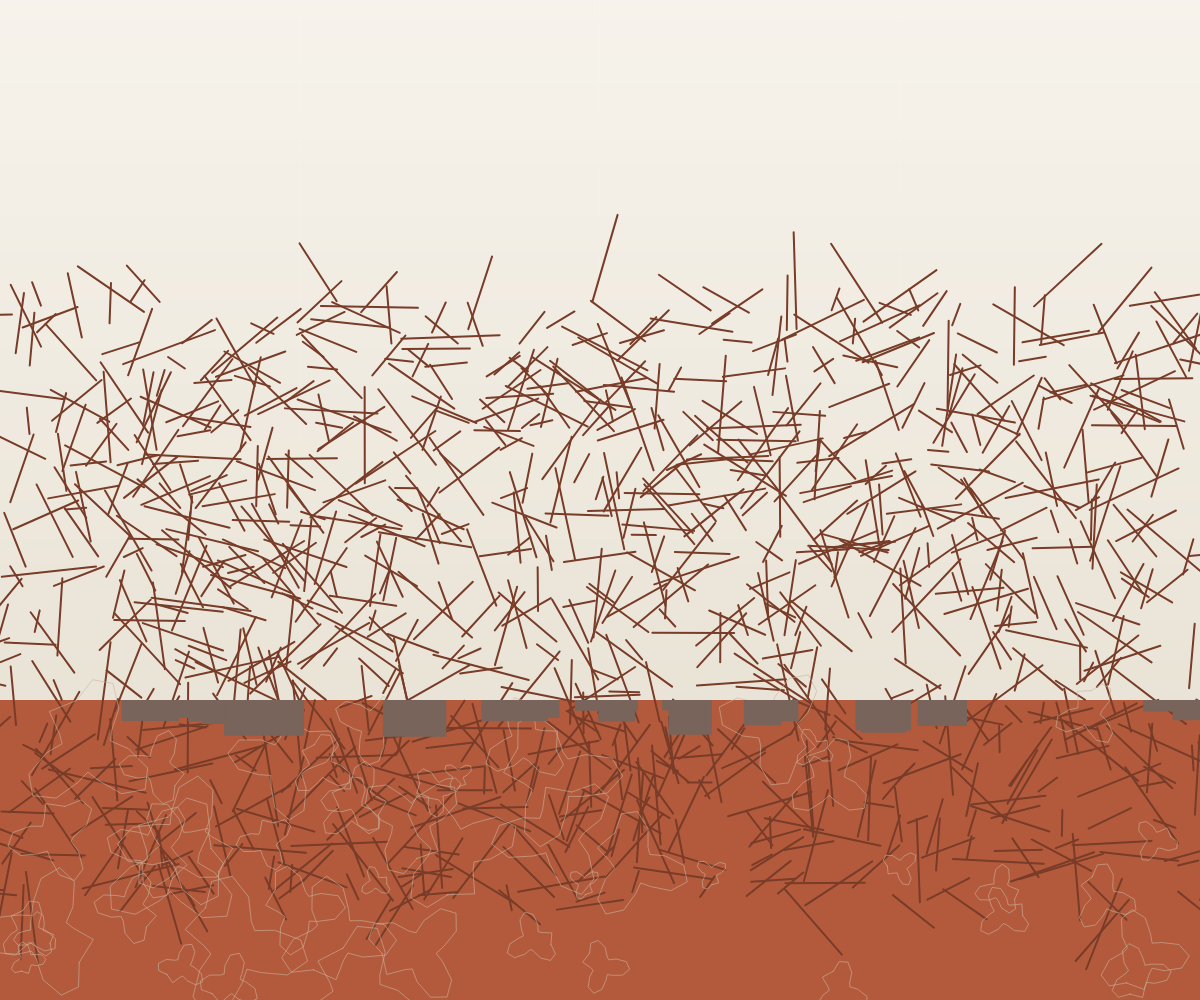
Frame 1 (no input)
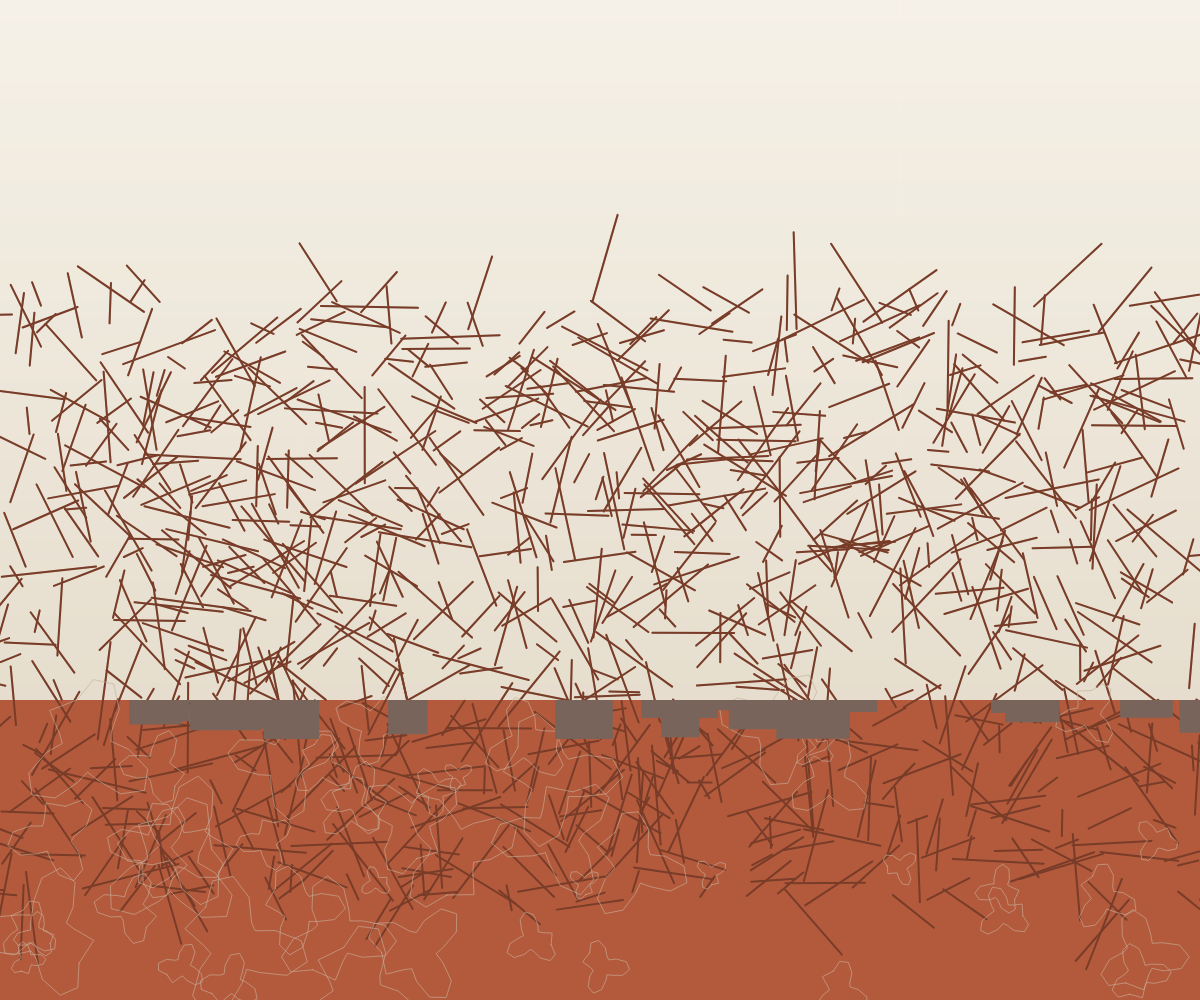
Frame 2 (the mouse pressed at the canvas centre, redrawn once)

The p5.js sketch that drew these frames (run headless with seeded random() and noise() and a simulated clock; the mouse was pressed at the canvas centre and the sketch redrawn once):

// p5.js sketch
// ── sketch.js
let cracks = [];
let dustDevils = [];

function setup() {
  createCanvas(windowWidth, windowHeight);
  colorMode(RGB);

  // Generate cracks
  for (let i = 0; i < 1000; i++) {
    let x = random(width);
    let y = random(height * 0.3, height * 0.9); // mostly in foreground/midground
    let len = random(20, 100);
    let angle = random(TWO_PI);
    cracks.push({x, y, len, angle});
  }

  // Generate dust devils
  for (let i = 0; i < 50; i++) {
    let x = random(width);
    let y = random(height * 0.7, height); // mostly on ground
    let size = random(10, 50);
    let speed = random(0.5, 2);
    dustDevils.push({x, y, size, speed, angle: random(TWO_PI)});
  }

  noLoop();
}

function draw() {
  // Sky gradient from pale beige to darker
  for (let i = 0; i < height; i++) {
    let inter = map(i, 0, height, 0, 1);
    let c = lerpColor(color(245, 240, 230), color(220, 210, 190), inter);
    stroke(c);
    line(0, i, width, i);
  }

  // Ground - terracotta tones
  fill(180, 90, 60);
  noStroke();
  rect(0, height * 0.7, width, height * 0.3);

  // Cracks
  stroke(120, 60, 40);
  strokeWeight(2);
  for (let crack of cracks) {
    let endX = crack.x + cos(crack.angle) * crack.len;
    let endY = crack.y + sin(crack.angle) * crack.len;
    line(crack.x, crack.y, endX, endY);
  }

  // Dust devils
  for (let devil of dustDevils) {
    noFill();
    stroke(200, 180, 160, 150);
    strokeWeight(1);
    beginShape();
    for (let i = 0; i < 20; i++) {
      let angle = devil.angle + i * 0.3;
      let radius = devil.size * (1 + sin(frameCount * 0.02 + i) * 0.5);
      let x = devil.x + cos(angle) * radius;
      let y = devil.y + sin(angle) * radius;
      vertex(x, y);
    }
    endShape(CLOSE);
    devil.angle += devil.speed * 0.01;
  }

  // Horizon rocks
  fill(120, 100, 90);
  noStroke();
  for (let i = 0; i < 20; i++) {
    let x = random(width);
    let y = height * 0.7;
    let w = random(30, 80);
    let h = random(10, 40);
    rect(x, y, w, h);
  }
}
